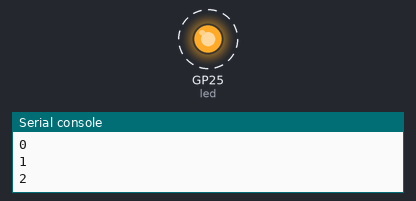
Simulated run of this program. Board: Raspberry Pi Pico running MicroPython. Shown: output pins drawn as LEDs (lit = HIGH), the last lines printed to the serial console. Dashed ring = blinking. At 0.3 s the program stops and its outputs stay as they are.

Above: at 0.15 s.
At 0.4 s:
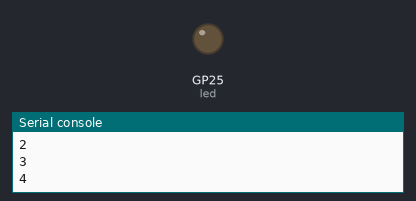
Timing chart, 0 to 1.8 s (numbered marks = the images above):
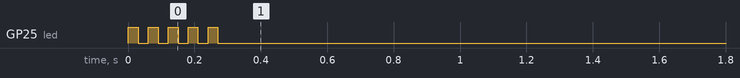

The program:

led_blink_loop_based.py
```python
"""
Program: LED Blink (loop-based)

Device: Raspberry Pi Pico
Programming Language: MicroPython (save as main.py to run on Pico as default)
Description: Blink the in-built Pico LED via a loop

"""

from machine import Pin
from utime import sleep

led = Pin("LED", Pin.OUT)   # on-board LED - could also define as GPIO-25 -> Pin(25, Pin.OUT)
# or explicitly define the led start state...
# led = Pin("LED", Pin.OUT, value=1)

led.off()

for i in range(0,5):
    print(i)
    led.toggle()
    sleep(0.03)
    led.toggle()
    sleep(0.03)

    # use led.toggle() or...
        # led.value(0)
        # led.value(1)
```

Measured:
- by itself, GP25 (led): alternates HIGH for 0.03 s and LOW for 0.03 s, 10 changes in all, then stays LOW
